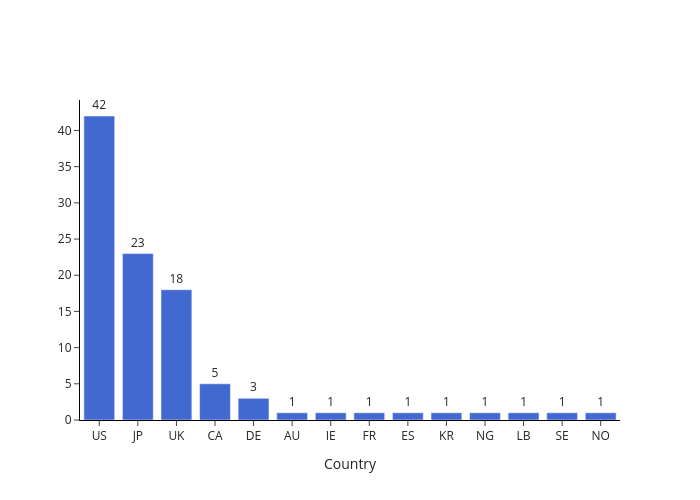

The cell this chart's notebook holds for it:
### Code cell
fig = px.bar(
    counts,
    x="Country",
    y="Count",
    hover_data=["CountryName"],
    text="Count",
    template="my_default",
)

fig.update_traces(textposition="outside")

fig.update_layout(
    template="simple_white",
    yaxis_title=None
)

fig.update_xaxes(
    showline=True,
    linecolor="black",
    ticks="outside",
    mirror=False,
    fixedrange=True
)

fig.update_yaxes(
    showline=True,
    linecolor="black",
    ticks="outside",
    mirror=False,
    fixedrange=True
)
fig.show()

### Figure 1 — Plotly figure (JSON) as saved in the notebook; plotly's stock layout.template omitted (floating-point values rounded to 4 significant figures)
{"data": [{"customdata": [["USA"], ["Japan"], ["United Kingdom"], ["Canada"], ["Germany"], ["Australia"], ["Ireland"], ["France"], ["Spain"], ["South Korea"], ["Nigeria"], ["Lebanon"], ["Sweden"], ["Norway"]], "hovertemplate": "Country=%{x}<br>Count=%{text}<br>CountryName=%{customdata[0]}<extra></extra>", "legendgroup": "", "marker": {"color": "#4269D0", "pattern": {"shape": ""}}, "name": "", "orientation": "v", "showlegend": false, "text": [42.0, 23.0, 18.0, 5.0, 3.0, 1.0, 1.0, 1.0, 1.0, 1.0, 1.0, 1.0, 1.0, 1.0], "textposition": "outside", "type": "bar", "x": ["US", "JP", "UK", "CA", "DE", "AU", "IE", "FR", "ES", "KR", "NG", "LB", "SE", "NO"], "xaxis": "x", "y": [42, 23, 18, 5, 3, 1, 1, 1, 1, 1, 1, 1, 1, 1], "yaxis": "y"}], "layout": {"barmode": "relative", "height": 500, "legend": {"tracegroupgap": 0}, "width": 700, "xaxis": {"anchor": "y", "domain": [0, 1], "fixedrange": true, "linecolor": "black", "mirror": false, "showline": true, "ticks": "outside", "title": {"text": "Country"}}, "yaxis": {"anchor": "x", "domain": [0, 1], "fixedrange": true, "linecolor": "black", "mirror": false, "showline": true, "ticks": "outside", "title": {}}}}
